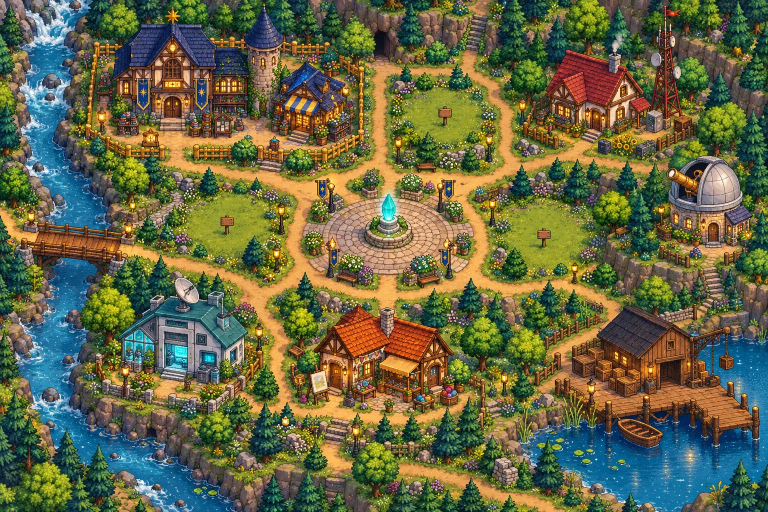
#> input picture prototype/assets/dorf.webp, 1536 x 1024 px (shown at 1/2 size)
$ python build_mapdata.py
#> lines starting #> are read from the running program, lines starting #| are printed output that depends on the picture
"""Bereitet eine gemalte Dorf-Karte für die Animation vor.

Erzeugt aus assets/dorf.webp:
  assets/lichter.png  – nur die leuchtenden Pixel (Fenster, Laternen, Kristall, Bildschirme)
  assets/mapdata.js   – Lichtpunkte, Wasser-Stichproben und ein grobes Wasser-Raster

Aufruf (aus dem Ordner prototype/):  python3 tools/build_mapdata.py
Benötigt: pip install pillow
"""
import json
import random
from pathlib import Path

from PIL import Image

ROOT = Path(__file__).resolve().parent.parent
SRC = ROOT / "assets" / "dorf.webp"
CELL = 8  # Rastergröße für die Wasser-Maske in Bildpixeln

# Bereiche, in denen Cyan-Leuchten gewollt ist (Kristall, Labor-Bildschirme)
CYAN_ZONES = [(740, 375, 815, 470), (240, 600, 500, 760)]


def in_zone(x, y):
    return any(x0 < x < x1 and y0 < y < y1 for x0, y0, x1, y1 in CYAN_ZONES)


def clusters(points, cell=12, min_count=6):
    grid = {}
    for x, y in points:
        grid.setdefault((x // cell, y // cell), []).append((x, y))
    found = [
        [round(sum(p[0] for p in v) / len(v)), round(sum(p[1] for p in v) / len(v)), len(v)]
        for v in grid.values() if len(v) >= min_count
    ]
    found.sort(key=lambda c: -c[2])
    merged = []
    for c in found:
        for m in merged:
            if abs(m[0] - c[0]) < 16 and abs(m[1] - c[1]) < 16:
                m[2] += c[2]
                break
        else:
            merged.append(c)
    return merged


def main():
    im = Image.open(SRC).convert("RGB")
#> im is the input picture: PIL image 1536x1024 RGB; mean R, G, B 102.7, 103.2, 69.1
    w, h = im.size
#> w = 1536; h = 1024
    px = im.load()
    lights = Image.new("RGBA", (w, h), (0, 0, 0, 0))
#> lights: PIL image 1536x1024 RGBA; every value is 0
    lp = lights.load()
    warm, cyan, water = [], [], []
    for y in range(h):
        for x in range(w):
            r, g, b = px[x, y]
            if r > 242 and g > 195 and b < 175 and r - b > 85:
                lp[x, y] = (r, g, b, 255)
                warm.append((x, y))
            elif in_zone(x, y) and g > 190 and b > 190 and r < 150:
                lp[x, y] = (r, g, b, 255)
                cyan.append((x, y))
#> after the loop, cyan = 2100 pairs, first value 249 to 789, second value 389 to 745; warm = 7539 pairs, first value 2 to 1514, second value 5 to 1016
    lights.save(ROOT / "assets" / "lichter.png", optimize=True)
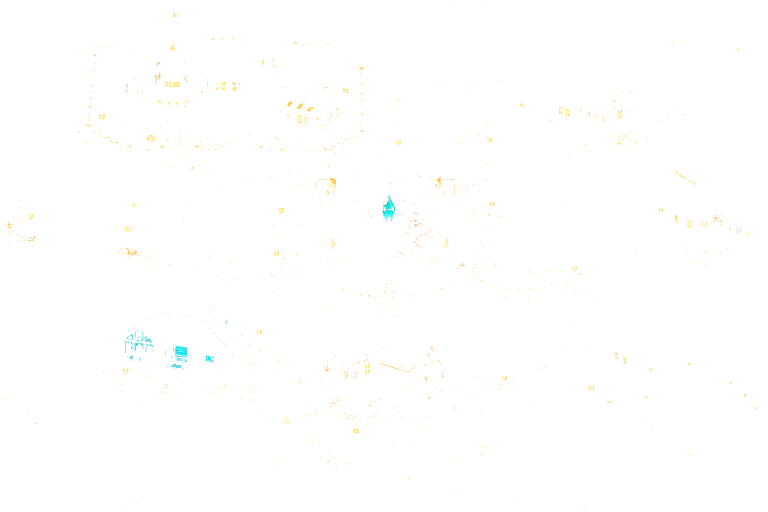
#> saved as lichter.png: PIL image 1536x1024 RGBA (shown at 1/2 size); mean R, G, B, A 1.3, 1.3, 0.9, 1.6; transparent parts drawn white

    gw, gh = (w + CELL - 1) // CELL, (h + CELL - 1) // CELL
#> gw = 192; gh = 128
    bits = []
    for gy in range(gh):
        for gx in range(gw):
            hits = total = 0
            for y in range(gy * CELL, min(h, gy * CELL + CELL), 2):
                for x in range(gx * CELL, min(w, gx * CELL + CELL), 2):
                    r, g, b = px[x, y]
                    total += 1
                    if b > 110 and b > r + 55 and b > g + 12:
                        hits += 1
                        water.append((x, y))
            bits.append("1" if hits / max(1, total) > 0.45 else "0")
#> after the loop, bits = 24576 items; water = 32918 items
    hexmask = "".join(f"{int(''.join(bits[i:i + 4]).ljust(4, '0'), 2):x}" for i in range(0, len(bits), 4))

    random.seed(7)
    sample = random.sample(water, min(900, len(water)))
#> sample = 900 pairs, first value 36 to 1534, second value 0 to 1022
    data = {
        "size": [w, h],
        "cell": CELL,
        "grid": [gw, gh],
        "waterMask": hexmask,
        "water": [[x, y] for x, y in sample],
        "warm": clusters(warm),
        "cyan": clusters(cyan, 12, 4),
    }
#> the loop in clusters, `for x, y in points:` made 7539 passes
#> (x, y) on passes 1 to 3: (969, 5), (970, 5), (904, 8)
#> after the loop in clusters, `for x, y in points:`: grid = 1268 items
#> in clusters, `found = [ [round(sum(p[0] for p in v) / len(v)), round(sum(p[1] for p ..`: found = 366 items, first 6: [346, 28, 15], [352, 30, 22], [466, 77, 8], [425, 78, 9], [591, 85, 16], [209, 91, 6]
#> the loop in clusters, `for c in found:` made 366 passes
#> c on passes 1 to 3: [666, 364, 101], [579, 208, 55], [1182, 776, 54]
#> after the loop in clusters, `for c in found:`: m = [616, 829, 6]; merged = 185 items, first 6: [666, 364, 181], [579, 208, 63], [1182, 776, 65], [879, 365, 141], [447, 174, 90], [1433, 438, 88]
#> the loop in clusters (call 2), `for x, y in points:` made 2100 passes
#> (x, y) on passes 1 to 3: (777, 389), (777, 390), (778, 390)
#> the loop in clusters (call 2), `for c in found:` made 63 passes
#> c on passes 1 to 12: [365, 702, 141], [774, 426, 135], [354, 702, 119], [774, 413, 111], [783, 425, 85], [366, 712, 82], [784, 413, 79], [294, 679, 66], [355, 713, 65], [270, 689, 63], [416, 715, 56], [777, 403, 48]
    (ROOT / "assets" / "mapdata.js").write_text(
        "// Automatisch erzeugt von tools/build_mapdata.py – nicht von Hand bearbeiten.\n"
        f"window.MAPDATA = {json.dumps(data, separators=(',', ':'))};\n"
    )
    print(f"Lichter: {len(warm)} warm / {len(cyan)} cyan, Wasser-Stichproben: {len(sample)}")
#| Lichter: 7539 warm / 2100 cyan, Wasser-Stichproben: 900


if __name__ == "__main__":
    main()
